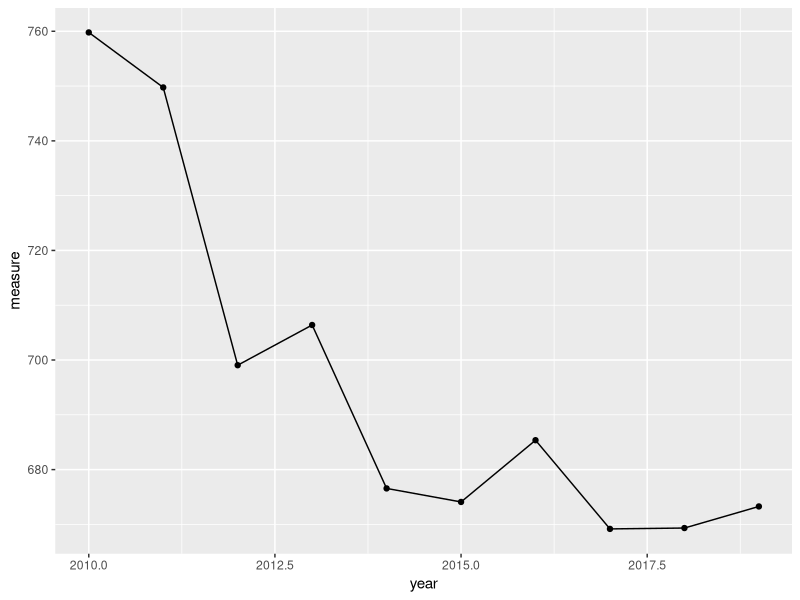
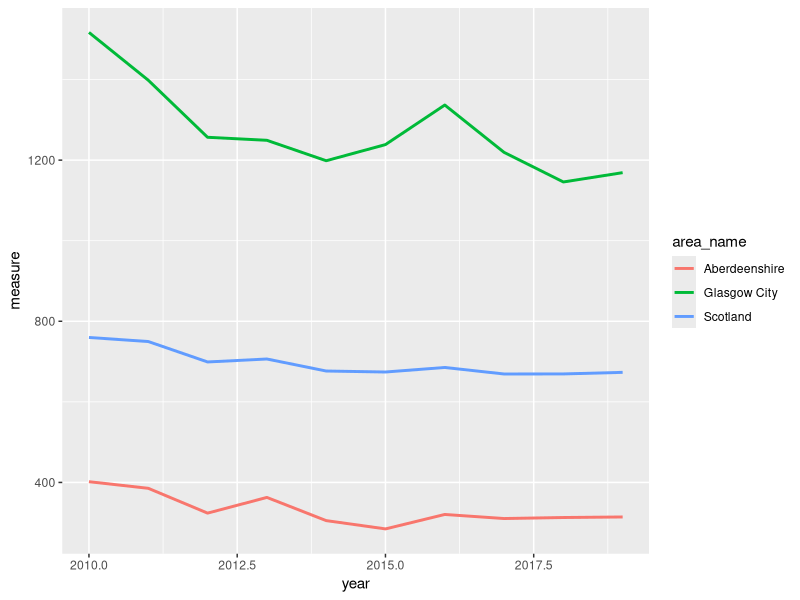
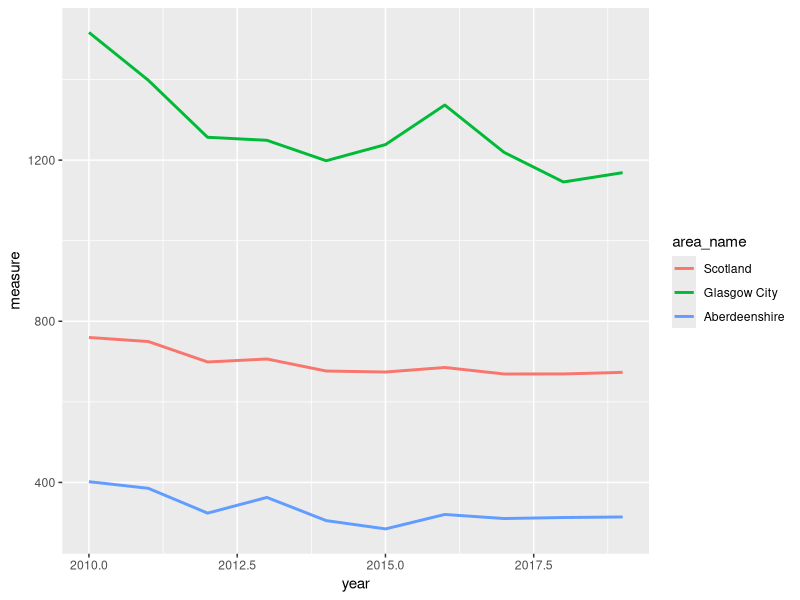
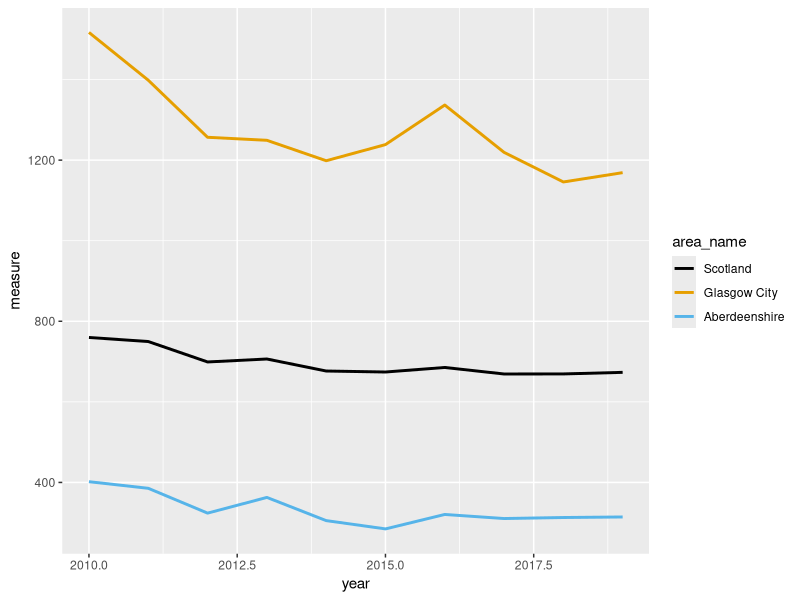
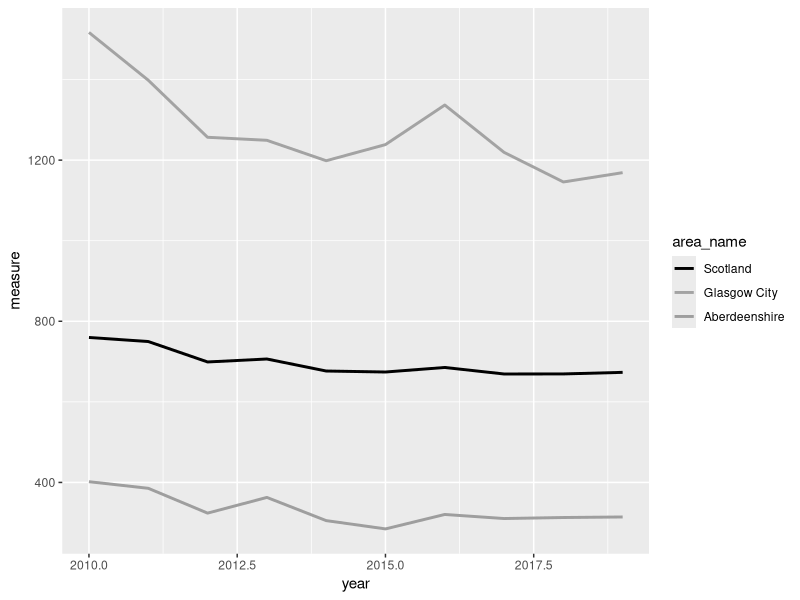
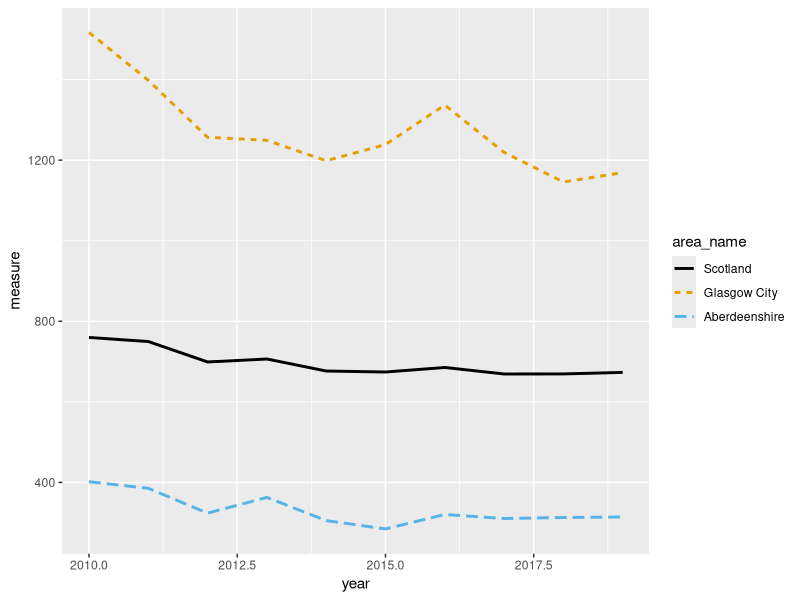
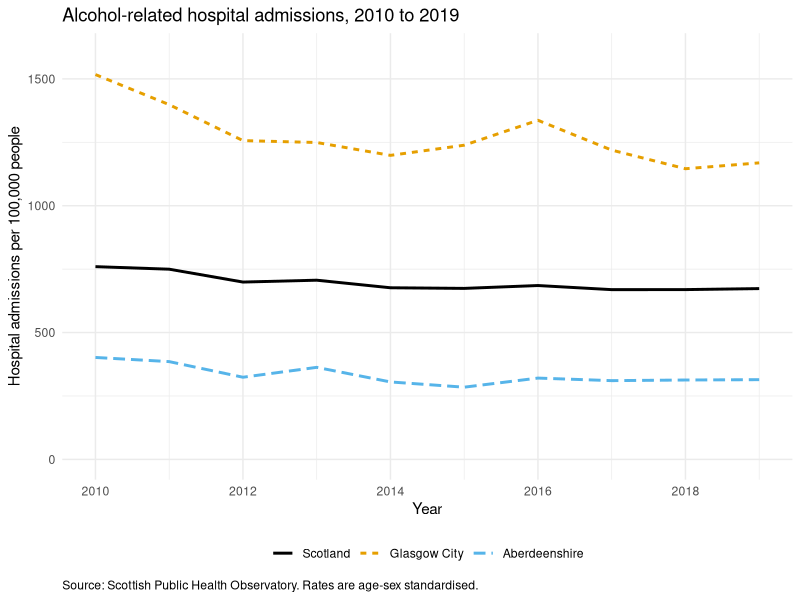
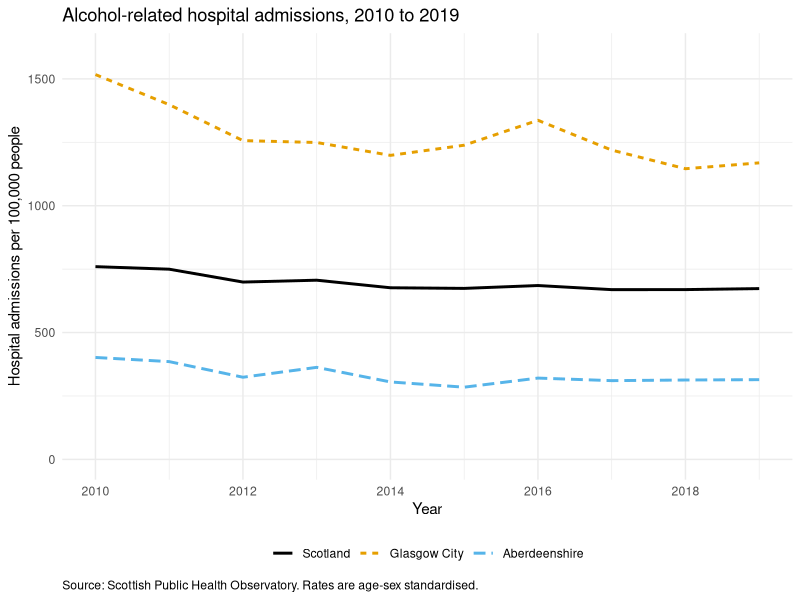

Reproduce these figures in R, in order.
## ---- chunk 1
knitr::opts_chunk$set(echo=TRUE, message = FALSE, warning = FALSE, eval = FALSE, cache = FALSE)
options(width = 80)
SOLUTIONS <- FALSE
## ---- chunk 2
library(ggplot2)

scotpho <- read.table('data/scotpho_alcohol_admissions.txt', header = TRUE, sep = "\t", stringsAsFactors = TRUE)
## ---- chunk 3
str(scotpho)
summary(scotpho)

nrow(scotpho)            # 330

table(scotpho$area_type)
# Council area     Scotland 
#          320           10 

# 33 areas, 10 years each. Every area is complete:
table(scotpho$area_name)
unique(table(scotpho$area_name))   # 10 - so every area has all 10 years

range(scotpho$year)      # 2010 2019

# If an area were missing a year, the line would simply be drawn straight
# through the gap, joining the points either side of it. Nothing would warn
# you, and the plot would imply data you do not have.
## ---- chunk 4
scot <- scotpho[scotpho$area_name == "Scotland", ]

ggplot(data = scot, aes(x = year, y = measure)) +
  geom_line() +
  geom_point()

# What is wrong with this plot for anyone other than you?
#  - the axes are labelled year and measure, which are column names rather
#    than English
#  - there are no units anywhere, so 673 could be anything
#  - there is no title, so the reader does not know what is being counted
#  - the x axis is broken at 2010, 2012.5, 2015 and 2017.5, and there is no
#    such year as 2012.5
#  - the y axis runs from about 665 to 764 rather than from zero, which
#    exaggerates the decline
#  - there is nothing to say where the data came from
#
# The plot is not wrong. It is just useless to anybody who is not already
# holding the dataset.
## ---- chunk 5
# a) the three areas in one dataframe
areas <- c("Scotland", "Glasgow City", "Aberdeenshire")

three_areas <- scotpho[scotpho$area_name %in% areas, ]

nrow(three_areas)   # 30 - three areas, ten years each

# b) one geom_line(), three lines, and a legend you did not have to write
ggplot(data = three_areas, aes(x = year, y = measure, colour = area_name)) +
  geom_line(linewidth = 1)

# c) the legend comes out alphabetically, Aberdeenshire, Glasgow City,
# Scotland. Rebuilding the factor with the levels in the order you want puts
# the national figure first and the two council areas either side of it.
three_areas$area_name <- factor(three_areas$area_name, levels = areas)

ggplot(data = three_areas, aes(x = year, y = measure, colour = area_name)) +
  geom_line(linewidth = 1)

# Glasgow City is roughly twice the Scottish average and Aberdeenshire is
# roughly half of it. In 2019 the rates were 1169, 673 and 314 admissions per
# 100,000. The national line, on its own, describes almost nobody.
## ---- chunk 6
# a) a colour-blind friendly palette
cols <- palette.colors(3, palette = "Okabe-Ito")
cols
# "#000000" "#E69F00" "#56B4E9"   black, orange, sky blue

ggplot(data = three_areas, aes(x = year, y = measure, colour = area_name)) +
  geom_line(linewidth = 1) +
  scale_colour_manual(values = cols)

# b) the same plot in greyscale
greys <- grey(c(0, 0.64, 0.62))

ggplot(data = three_areas, aes(x = year, y = measure, colour = area_name)) +
  geom_line(linewidth = 1) +
  scale_colour_manual(values = greys)

# The orange and the sky blue are different enough on screen, but in grey they
# come out at 0.64 and 0.62, which is practically the same. Anyone printing
# your poster in black and white cannot tell Glasgow from Aberdeenshire.

# c) a second cue, so the plot still works with no colour at all
ggplot(data = three_areas,
       aes(x = year, y = measure, colour = area_name, linetype = area_name)) +
  geom_line(linewidth = 1) +
  scale_colour_manual(values = cols)

# mapping both colour and linetype to the same variable gives you a single
# legend showing both, which is what you want. Try it with greys instead of
# cols and you will find the plot still reads perfectly well.
## ---- chunk 7
ggplot(data = three_areas,
       aes(x = year, y = measure, colour = area_name, linetype = area_name)) +
  geom_line(linewidth = 1) +
  scale_colour_manual(values = cols) +
  scale_x_continuous(breaks = seq(2010, 2019, by = 2)) +
  scale_y_continuous(limits = c(0, 1600)) +
  labs(x = "Year",
       y = "Hospital admissions per 100,000 people",
       title = "Alcohol-related hospital admissions, 2010 to 2019",
       caption = "Source: Scottish Public Health Observatory. Rates are age-sex standardised.",
       colour = NULL, linetype = NULL) +
  theme_minimal() +
  theme(legend.position = "bottom", plot.caption = element_text(hjust = 0))

# plot.caption = element_text(hjust = 0) pushes the source note over to the
# left. ggplot right aligns it by default, which looks like an afterthought.

# Should the y axis start at zero?
# Starting at zero, as here, shows the true relative size of the difference
# between areas: Glasgow really is about four times Aberdeenshire. Starting at
# the minimum instead would fill the panel with the year to year wiggles and
# make a modest national decline look dramatic. For a rate like this, where
# zero is meaningful and the comparison between areas is the point, starting at
# zero is the honest choice. For something like average age, where zero is
# nowhere near the data, it would be absurd. Decide, and be able to say why.
## ---- chunk 8
# give the plot a name. Nothing is drawn until you ask for it by name
admissions_plot <- ggplot(data = three_areas,
       aes(x = year, y = measure, colour = area_name, linetype = area_name)) +
  geom_line(linewidth = 1) +
  scale_colour_manual(values = cols) +
  scale_x_continuous(breaks = seq(2010, 2019, by = 2)) +
  scale_y_continuous(limits = c(0, 1600)) +
  labs(x = "Year",
       y = "Hospital admissions per 100,000 people",
       title = "Alcohol-related hospital admissions, 2010 to 2019",
       caption = "Source: Scottish Public Health Observatory. Rates are age-sex standardised.",
       colour = NULL, linetype = NULL) +
  theme_minimal() +
  theme(legend.position = "bottom", plot.caption = element_text(hjust = 0))

admissions_plot     # draw it in the plot pane

# pdf: a vector format, so it stays sharp at any size. Sizes are in inches.
ggsave('output/ex6_admissions.pdf', plot = admissions_plot,
       width = 10, height = 5.625, units = "in")

# png: pixels, so the resolution matters. 10 x 5.625 inches at 300 dpi gives
# you a 3000 x 1687 pixel image that will print cleanly.
ggsave('output/ex6_admissions.png', plot = admissions_plot,
       width = 10, height = 5.625, units = "in", dpi = 300)

# Use the pdf for anything going to a printer and the png for anything going
# into a Word document, PowerPoint or a web page. If your poster template asks
# for a particular figure size, set width and height to that size here rather
# than resizing the image afterwards, which is what makes text look squashed
# or fuzzy.

# If you leave out plot = admissions_plot, ggsave() saves the last plot you
# drew, which is usually what you wanted but not always. Naming it is safer.
